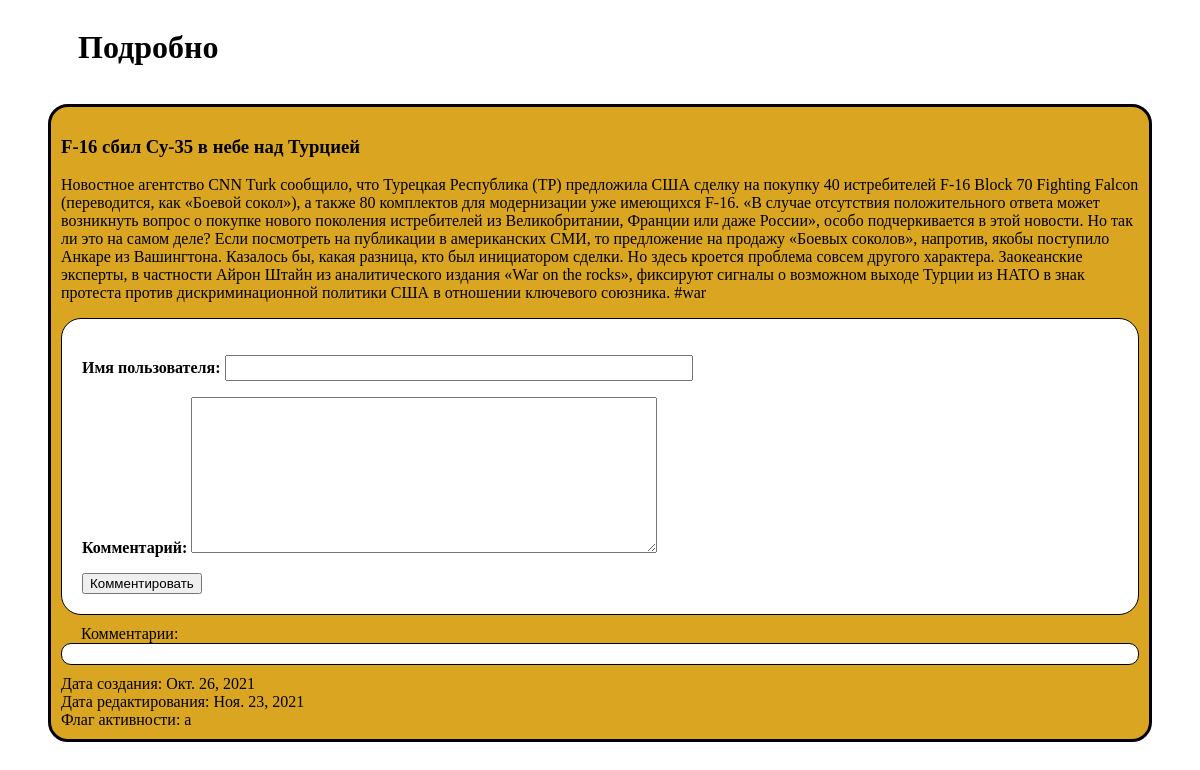
/3/comment_news/, run on the app's committed database.
### app_news/models.py (models this page shows, shortened)
class News(models.Model):
    STATUS_CHOICES = [
        ('a', 'active'),
        ('n', 'not_active')
    ]
    title = models.CharField(max_length=500, db_index=True, verbose_name='Заголовок')
    content = models.TextField(max_length=3000, default='', verbose_name='Новость')
    created_at = models.DateField(auto_now_add=True, verbose_name='Дата создания')
    updated_at = models.DateField(auto_now=True, verbose_name='Дата редактирования')
    flag_active = models.CharField(max_length=1, choices=STATUS_CHOICES, default='n', verbose_name='Флаг активности')
    class Meta:
        db_table = 'news'
        ordering = ['created_at']
        verbose_name_plural = 'Новости'  # Переименовываем в админ-панели название таблицы с News на Новости

### app_news/views.py (the view, shortened to what this page needs)
# urls.py: path('<int:news_id>/comment_news/', CommentNews.as_view(), name='comment_news'),
class CommentNews(View):
    def get(self, request, news_id):
        news = News.objects.get(id=news_id)
        comments = Comments.objects.filter(news=news)
        comment_form = CommentsForm()
        return render(request, "news/comment_news.html", context={"comment_news": news,
                                                                  "comment_list": comments,
                                                                  "comment_form": comment_form})

### app_news/forms.py
class CommentsForm(forms.ModelForm):
    class Meta:
        model = Comments
        fields = ['name', 'text']
        widgets = {
            'name': forms.TextInput(attrs={'class': 'form-input', 'style': 'min-width:460px; height: 20px'}),
            'text': forms.Textarea(attrs={'class': 'content-box', 'style': 'min-width:460px; min-height: 100px'}),
        }

### app_news/templates/news/comment_news.html (shortened to what this page needs)
<!DOCTYPE html>
<html lang="en">
<head>
</head>
<body>
    <h1 style="padding-left: 70px; padding-right: 250px; display: inline-block">Подробно</h1>
    {% if comment_news %}
    <ul style="list-style-type: none">
        <li style="min-height: 20px; margin-bottom: 5px; padding: 10px; margin-right: 40px;
        border: 3px solid black; background-color: Goldenrod; border-radius: 20px; min-width: 500px">
            <div style="display: block; margin-bottom: 10px; min-width: 100px;">
                <h3>
                    {{ comment_news.title }}
                </h3>
            </div>
            <div style="display: block; min-width: 200px">
                <p style="min-width: 500px">{{ comment_news.content }}</p>
            </div>
            <form method="post" action="." style="background-color: white; min-width: 460px;
    padding: 20px; border-radius: 20px; margin-bottom: 10px; border: 1px solid black;">
                {% if request.user.is_authenticated %}
                    <h3 style="margin-top: 0; margin-right: 10px">Пользователь: {{ request.user.username }}</h3>
                    {{ comment_form.text }}
                {% else %}
                    <b>
                        {{ comment_form.as_p }}
                    </b>
                {% endif %}
                <button type="submit" style="display: block">Комментировать</button>
            </form>
            <span style="padding: 20px">Комментарии:</span>
            <div style="display: block; padding: 10px; margin-bottom: 10px; background-color: white;
            border: 1px solid black; border-radius: 10px">
            </div>
            <div style="display: flex; justify-content: space-between; align-items: center;">
                <div style="display: inline-block; width: 50%">
                    <div style="display: block; width: 250px">
                        <span>Дата создания: </span>
                    {{ comment_news.created_at }}
                    </div>
                    <div style="display: block; width: 250px">
                        <span>Дата редактирования: </span>
                    {{ comment_news.updated_at }}
                    </div>
                    <div style="display: block; width: 250px">
                        <span>Флаг активности: </span>
                    {{ comment_news.flag_active }}
                    </div>
                </div>
            </div>
        </li>
    </ul>
    {% else %}
        <p> Новостей нет </p>
    {% endif %}
</body>
</html>

### data on the page
News: title "F-16 сбил Су-35 в небе над Турцией", content "Новостное агентство CNN Turk сообщило, что Турецкая Республика (ТР) предложила США сделку на покупку 40 истребителей F-16 Block 70 Fighting Falcon (переводится, как «Боевой сокол»), а также 80 комплектов для модернизации уже имеющихся F-16. «В случае отсутствия положительного ответа может возникнуть вопрос о покупке нового поколения истребителей из Великобритании, Франции или даже России», особо подчеркивается в этой новости. Но так ли это на самом деле? Если посмотреть на публикации в американских СМИ, то предложение на продажу «Боевых соколов», напротив, якобы поступило Анкаре из Вашингтона. Казалось бы, какая разница, кто был инициатором сделки. Но здесь кроется проблема совсем другого…", created_at "Окт. 26, 2021", updated_at "Ноя. 23, 2021", flag_active "a"
